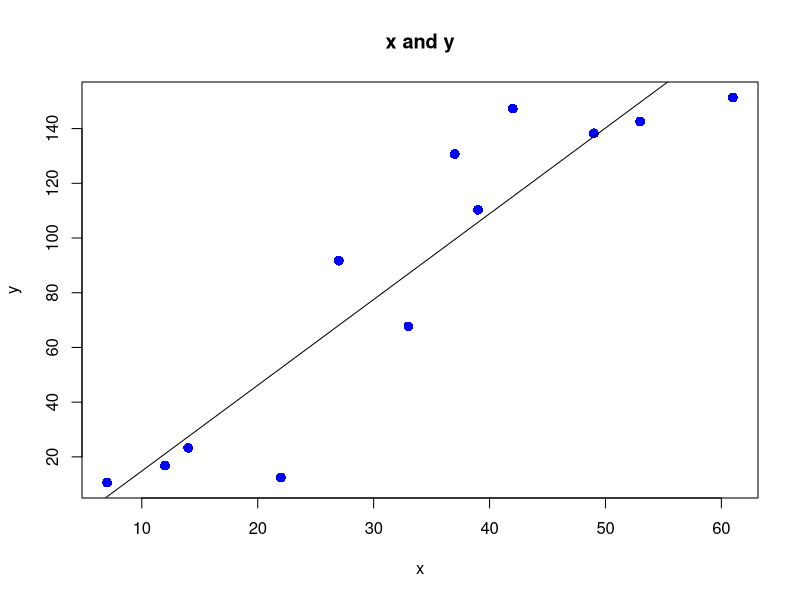

Generate this figure with R:
## ---- chunk 1
n=15            #sample size
s=12.5          #sample standard deviation
ybar=7.2        #sample mean
alpha <- 0.01   #assign the confidence level
## ---- chunk 2
t.halfalpha= qt(p=1-(alpha/2),df=n-1) #compute t of half alpha and df
E=t.halfalpha*s/sqrt(n)               #compute margin of error
lower= ybar-E                         #calculate the lower of the interval
upper= ybar+E                         #calculate the upper of the interval
## ---- chunk 3
cat("confidence interval: between",lower ,"and", upper )
## ---- chunk 4
n=200           #sample size
s=1.3           #sample standard deviation
ybar=2.8        #sample mean
alpha <- 0.05   #assign the confidence level
## ---- chunk 5
z.halfalpha= qnorm(1-alpha/2) #compute t of half alpha and df
E=z.halfalpha*s/sqrt(n)       #compute margin of error
lower= ybar-E                 #calculate the lower of the interval
upper= ybar+E                 #calculate the upper of the interval
## ---- chunk 6
cat("confidence interval: between",lower ,"and", upper )
## ---- chunk 7
tire <- c(25,27,35,42,28,37,40,31,29,33,30,26,31,28,30) #assign the data
n=length(tire)      #sample size
n
s=sd(tire)          #sample standard deviation
s
ybar=mean (tire)    #sample mean
ybar
alpha <- 0.01       #assign the confidence level
## ---- chunk 8
t.halfalpha= qt(p=1-(alpha/2),df=n-1) #compute t of half alpha and df
E=t.halfalpha*s/sqrt(n)               #compute margin of error
lower= ybar-E                         #calculate the lower of the interval
upper= ybar+E                         #calculate the upper of the interval
## ---- chunk 9
cat("confidence interval: between",lower ,"and", upper )
## ---- chunk 10
mu0=35
ts = (ybar-mu0)/(s/sqrt(n))  #test statistic
ts
t.alpha = qt(1-alpha,df=n-1)  
-t.alpha                     #critical value
## ---- chunk 11
if (ts < -t.alpha) print("reject H0") else print("fail to reject H0")
## ---- chunk 12
pval = pt(ts, df=n-1)
pval        #lower tail p-value
## ---- chunk 13
alpha <- 0.05                         #assign the confidence level
t.halfalpha= qt(p=1-(alpha/2),df=n-1) #compute t of half alpha and df
E=t.halfalpha*s/sqrt(n)               #compute margin of error
lower= ybar-E                         #calculate the lower of the interval
upper= ybar+E                         #calculate the upper of the interval
## ---- chunk 14
cat("confidence interval: between",lower ,"and", upper )
## ---- chunk 15
if(mu0>lower && mu0<upper) print("fail to reject H0") else print ("reject H0")
## ---- chunk 16
if (ts > t.halfalpha) print("reject H0") else print("fail to reject H0")
## ---- chunk 17
oxygen <- c(5.1, 4.9,5.6,4.2,4.8,4.5,5.3,5.2)  #assign the data
n=length(oxygen)                               #sample size
n
s=sd(oxygen)                                   #sample standard deviation
s
ybar=mean (oxygen)                             #sample mean
ybar
## ---- chunk 18
alpha <- 0.05                         #assign the confidence level
t.halfalpha= qt(p=1-(alpha/2),df=n-1) #compute t of half alpha and df
E=t.halfalpha*s/sqrt(n)               #compute margin of error
lower= ybar-E                         #calculate the lower of the interval
upper= ybar+E                         #calculate the upper of the interval
## ---- chunk 19
cat("confidence interval: between",lower ,"and", upper )
## ---- chunk 20
ts = (ybar-mu0)/(s/sqrt(n))  #test statistic
t.alpha = qt(1-alpha,df=n-1)  
-t.alpha                     #critical value
## ---- chunk 21
if (ts < -t.alpha) print("reject H0") else print("fail to reject H0")
## ---- chunk 22
pval = pt(ts, df=n-1)
pval #lower tail p-value
## ---- chunk 23
volumes <- c(1660,1820,1590,1440,1730,1680,1750,1720,1900,1570,1700,1900,1800,1770,2010,1580,1620,1690)
n=length(volumes)     #sample size
n
s=sd(volumes)         #sample standard deviation
s
ybar=mean (volumes)   #sample mean
ybar

## ---- chunk 24
alpha <- 0.05                 #assign the confidence level
mu0=1600
ts = (ybar-mu0)/(s/sqrt(n))   #test statistic
ts
t.alpha = qt(1-alpha,df=n-1)  #critical value
t.alpha
## ---- chunk 25
if (ts > t.alpha) print("reject H0") else print("fail to reject H0")
## ---- chunk 26
t.halfalpha= qt(p=1-(alpha/2),df=n-1) #compute t of half alpha and df
E=t.halfalpha*s/sqrt(n)               #compute margin of error
lower= ybar-E                         #calculate the lower of the interval
upper= ybar+E                         #calculate the upper of the interval
## ---- chunk 27
cat("confidence interval: between",lower ,"and", upper )
## ---- chunk 28
pval = pt(ts, df=n-1, lower.tail = FALSE)
pval #upper tail p-value
## ---- chunk 29
x <- c(7,12,14,22,27,33,37,39,42,49,53,61)
y <- c(10.6,16.8,23.3,12.5,91.7,67.7,130.7,110.3,147.3,138.3,142.6,151.4)
## ---- chunk 30
RA <- lm(y~x)
RA
## ---- chunk 31
plot(x, y, pch = 16, cex = 1.3, col = "blue", main = "x and y", xlab = "x", ylab = "y")
abline(lm(y~x))
## ---- chunk 32
xi <- 40
yi <- -16.505 + 3.135*xi
cat("The predicted y is",yi)
